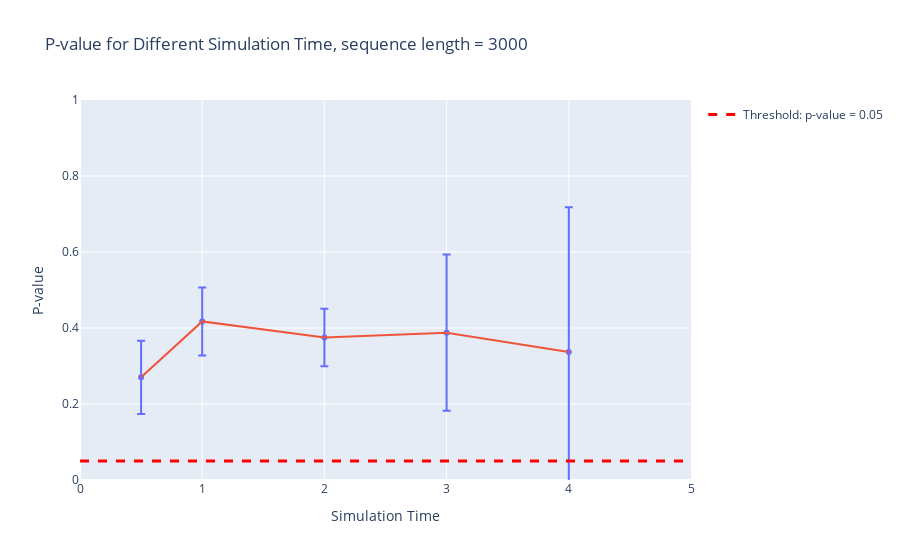

Here is the notebook cell this chart was saved with:
### Code cell
# Create a dot plot with error bars for standard deviations
fig_time_pvalue = px.scatter(x=time_range, y=p_value_time_mean_3000,
                             labels={'x': 'Simulation Time', 'y': 'P-value'},
                             title='P-value for Different Simulation Time, sequence length = 3000',
                              error_y=p_value_time_std_dev_3000
                            )

fig_time_pvalue.add_scatter(x=time_range, y=p_value_time_mean_3000, mode='lines', showlegend=False)

# Add a horizontal line at y=0.05
fig_time_pvalue.add_scatter(x=[0, 5], y=[0.05, 0.05],
                              mode='lines', line=dict(color='red', dash='dash', width=3),
                              name='Threshold: p-value = 0.05')
# Save the plot as a PDF
# fig_repeat_pvalue.write_image("P_value_length_time.pdf")
fig_time_pvalue.update_yaxes(range=[0, 1])
fig_time_pvalue.update_xaxes(range=[0, 5])

# Show the plot
fig_time_pvalue.show()

### Figure 1 — Plotly figure (JSON) as saved in the notebook; plotly's stock layout.template omitted (floating-point values rounded to 4 significant figures)
{"data": [{"error_y": {"array": [0.09627, 0.0895, 0.07572, 0.2055, 0.3808]}, "hovertemplate": "Simulation Time=%{x}<br>P-value=%{y}<extra></extra>", "legendgroup": "", "marker": {"color": "#636efa", "symbol": "circle"}, "mode": "markers", "name": "", "orientation": "v", "showlegend": false, "type": "scatter", "x": [0.5, 1, 2, 3, 4], "xaxis": "x", "y": [0.2701, 0.4174, 0.375, 0.3878, 0.3371], "yaxis": "y"}, {"mode": "lines", "showlegend": false, "type": "scatter", "x": [0.5, 1, 2, 3, 4], "y": [0.2701, 0.4174, 0.375, 0.3878, 0.3371]}, {"line": {"color": "red", "dash": "dash", "width": 3}, "mode": "lines", "name": "Threshold: p-value = 0.05", "type": "scatter", "x": [0, 5], "y": [0.05, 0.05]}], "layout": {"legend": {"tracegroupgap": 0}, "title": {"text": "P-value for Different Simulation Time, sequence length = 3000"}, "xaxis": {"anchor": "y", "domain": [0, 1], "range": [0, 5], "title": {"text": "Simulation Time"}}, "yaxis": {"anchor": "x", "domain": [0, 1], "range": [0, 1], "title": {"text": "P-value"}}}}
